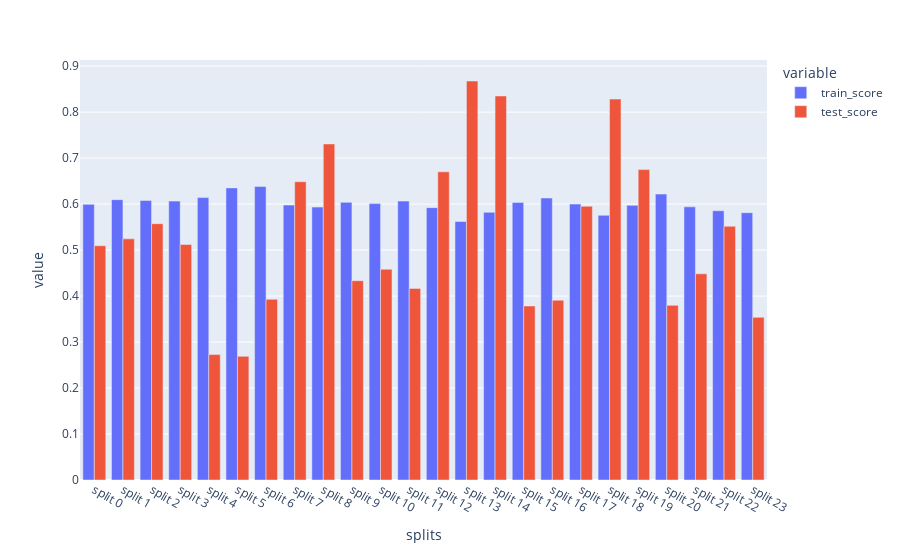

Write notebook code for a chart like this one.
### Code cell
nb = px.bar(res_nb, x="splits", y=["train_score","test_score"]  ,  barmode="group")
nb.show()

### Figure 1 — Plotly figure (JSON) as saved in the notebook; plotly's stock layout.template omitted (floating-point values rounded to 4 significant figures)
{"data": [{"alignmentgroup": "True", "hovertemplate": "variable=train_score<br>splits=%{x}<br>value=%{y}<extra></extra>", "legendgroup": "train_score", "marker": {"color": "#636efa", "pattern": {"shape": ""}}, "name": "train_score", "offsetgroup": "train_score", "orientation": "v", "showlegend": true, "textposition": "auto", "type": "bar", "x": ["split 0", "split 1", "split 2", "split 3", "split 4", "split 5", "split 6", "split 7", "split 8", "split 9", "split 10", "split 11", "split 12", "split 13", "split 14", "split 15", "split 16", "split 17", "split 18", "split 19", "split 20", "split 21", "split 22", "split 23"], "xaxis": "x", "y": [0.5994, 0.6096, 0.6077, 0.6065, 0.6141, 0.6352, 0.6381, 0.5978, 0.5935, 0.6037, 0.601, 0.6064, 0.5923, 0.562, 0.582, 0.6036, 0.6132, 0.6, 0.5756, 0.5973, 0.6217, 0.594, 0.5855, 0.5812], "yaxis": "y"}, {"alignmentgroup": "True", "hovertemplate": "variable=test_score<br>splits=%{x}<br>value=%{y}<extra></extra>", "legendgroup": "test_score", "marker": {"color": "#EF553B", "pattern": {"shape": ""}}, "name": "test_score", "offsetgroup": "test_score", "orientation": "v", "showlegend": true, "textposition": "auto", "type": "bar", "x": ["split 0", "split 1", "split 2", "split 3", "split 4", "split 5", "split 6", "split 7", "split 8", "split 9", "split 10", "split 11", "split 12", "split 13", "split 14", "split 15", "split 16", "split 17", "split 18", "split 19", "split 20", "split 21", "split 22", "split 23"], "xaxis": "x", "y": [0.5094, 0.5244, 0.5574, 0.5122, 0.2727, 0.2689, 0.3929, 0.6486, 0.7308, 0.4333, 0.4583, 0.4167, 0.6702, 0.8676, 0.8351, 0.3784, 0.391, 0.5952, 0.8283, 0.675, 0.3797, 0.4483, 0.5517, 0.3537], "yaxis": "y"}], "layout": {"autosize": true, "barmode": "group", "legend": {"title": {"text": "variable"}, "tracegroupgap": 0}, "margin": {"t": 60}, "xaxis": {"anchor": "y", "autorange": true, "domain": [0, 1], "range": [-0.5, 23.5], "title": {"text": "splits"}, "type": "category"}, "yaxis": {"anchor": "x", "autorange": true, "domain": [0, 1], "range": [0, 0.9133], "title": {"text": "value"}, "type": "linear"}}}
